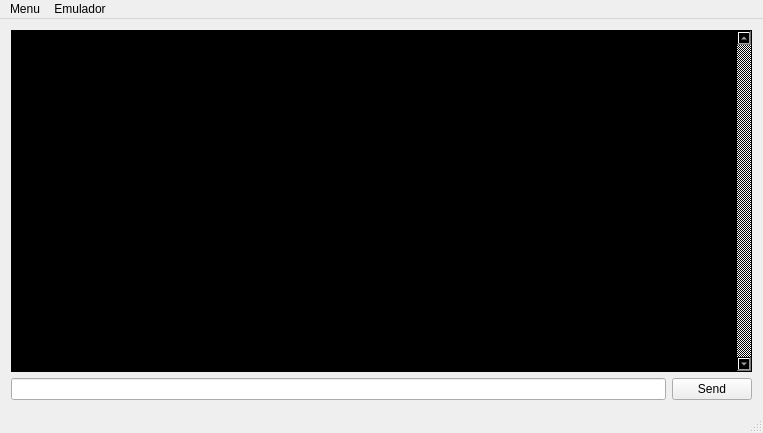
<?xml version="1.0" encoding="UTF-8"?>
<ui version="4.0">
 <class>MainWindow</class>
 <widget class="QMainWindow" name="MainWindow">
  <property name="geometry">
   <rect>
    <x>0</x>
    <y>0</y>
    <width>763</width>
    <height>433</height>
   </rect>
  </property>
  <property name="windowTitle">
   <string>UltimaPHP Console</string>
  </property>
  <widget class="QWidget" name="centralWidget">
   <layout class="QHBoxLayout" name="horizontalLayout">
    <item>
     <layout class="QVBoxLayout" name="verticalLayout_2">
      <item>
       <widget class="QTextEdit" name="textEdit">
        <property name="contextMenuPolicy">
         <enum>Qt::NoContextMenu</enum>
        </property>
        <property name="acceptDrops">
         <bool>false</bool>
        </property>
        <property name="autoFillBackground">
         <bool>false</bool>
        </property>
        <property name="styleSheet">
         <string notr="true">background-color: rgb(0, 0, 0);
color: rgb(255, 255, 255);</string>
        </property>
        <property name="lineWidth">
         <number>1</number>
        </property>
        <property name="verticalScrollBarPolicy">
         <enum>Qt::ScrollBarAlwaysOn</enum>
        </property>
        <property name="autoFormatting">
         <set>QTextEdit::AutoNone</set>
        </property>
        <property name="undoRedoEnabled">
         <bool>false</bool>
        </property>
        <property name="lineWrapMode">
         <enum>QTextEdit::WidgetWidth</enum>
        </property>
        <property name="readOnly">
         <bool>true</bool>
        </property>
        <property name="textInteractionFlags">
         <set>Qt::TextSelectableByMouse</set>
        </property>
       </widget>
      </item>
      <item>
       <layout class="QHBoxLayout" name="horizontalLayout_2">
        <item>
         <widget class="QLineEdit" name="lineEdit"/>
        </item>
        <item>
         <widget class="QPushButton" name="pushButton">
          <property name="text">
           <string>Send</string>
          </property>
         </widget>
        </item>
       </layout>
      </item>
     </layout>
    </item>
   </layout>
  </widget>
  <widget class="QMenuBar" name="menuBar">
   <property name="geometry">
    <rect>
     <x>0</x>
     <y>0</y>
     <width>763</width>
     <height>20</height>
    </rect>
   </property>
   <widget class="QMenu" name="menuMenu">
    <property name="title">
     <string>Menu</string>
    </property>
    <addaction name="separator"/>
    <addaction name="actionExit"/>
   </widget>
   <widget class="QMenu" name="menuEmulador">
    <property name="title">
     <string>Emulador</string>
    </property>
    <addaction name="actionRun"/>
    <addaction name="actionStop"/>
    <addaction name="actionRestart"/>
    <addaction name="separator"/>
    <addaction name="actionShutdown"/>
   </widget>
   <addaction name="menuMenu"/>
   <addaction name="menuEmulador"/>
  </widget>
  <widget class="QStatusBar" name="statusBar"/>
  <action name="actionExit">
   <property name="text">
    <string>Exit</string>
   </property>
  </action>
  <action name="actionRun">
   <property name="text">
    <string>Start</string>
   </property>
  </action>
  <action name="actionStop">
   <property name="text">
    <string>Stop</string>
   </property>
  </action>
  <action name="actionRestart">
   <property name="text">
    <string>Reload</string>
   </property>
  </action>
  <action name="actionShutdown">
   <property name="text">
    <string>Shutdown</string>
   </property>
  </action>
 </widget>
 <layoutdefault spacing="6" margin="11"/>
 <resources/>
 <connections>
  <connection>
   <sender>actionExit</sender>
   <signal>triggered()</signal>
   <receiver>MainWindow</receiver>
   <slot>close()</slot>
   <hints>
    <hint type="sourcelabel">
     <x>-1</x>
     <y>-1</y>
    </hint>
    <hint type="destinationlabel">
     <x>381</x>
     <y>216</y>
    </hint>
   </hints>
  </connection>
 </connections>
</ui>
